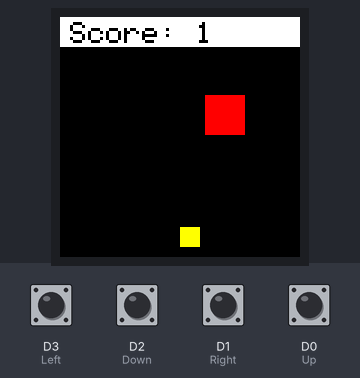
Bench run of a sketch on a simulated ESP8266 (NodeMCU). On the bench: 240×240 colour display. The test bench sets the inputs (shaded band); at power-on: D0 (Up), D1 (Right), D2 (Down), D3 (Left) HIGH. Random numbers use the default seed unless the sketch sets one.

Above: at 1.4 s.
1.5 s: D1 (Right) pulled LOW for 1 s
At 2.2 s:
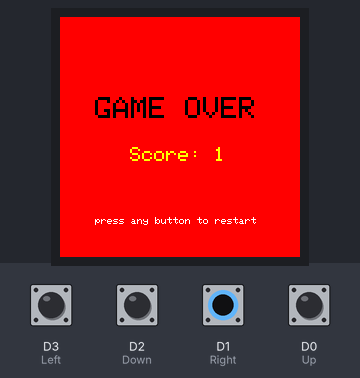
3.1 s: D3 (Left) pulled LOW for 1 s
At 3.41 s:
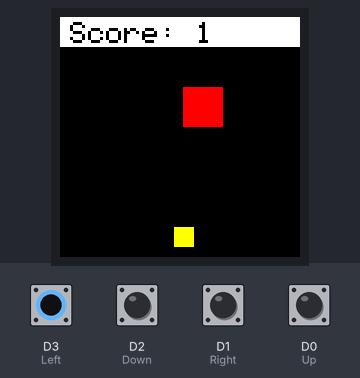
4.7 s: D2 (Down) pulled LOW for 0.15 s
At 4.92 s:
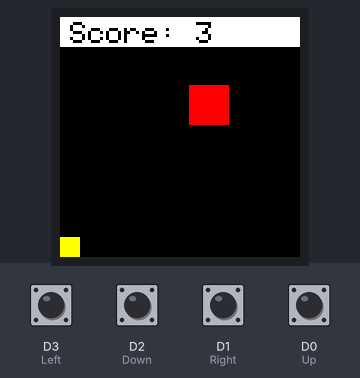
5.4 s: D0 (Up) pulled LOW for 0.15 s
At 5.83 s:
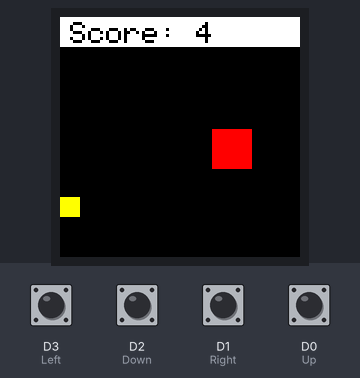
6.1 s: D2 (Down) pulled LOW for 1 s
At 6.43 s:
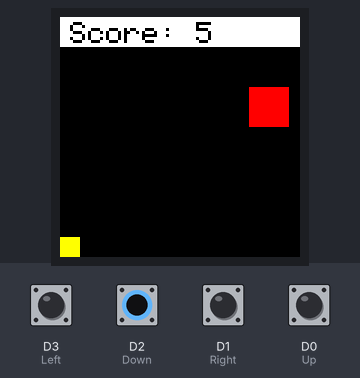
7.7 s: D1 (Right) pulled LOW for 0.15 s
At 7.94 s:
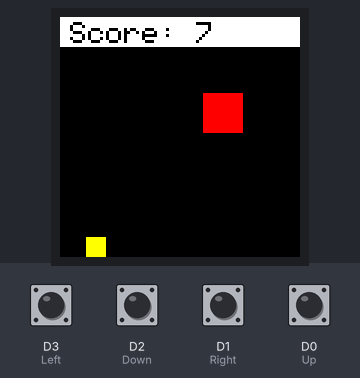
Timing chart, 0 to 9.4 s (numbered marks = the images above; inputs shaded):
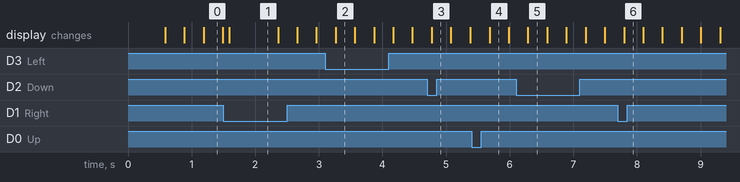

Measured:
- what the display in image 1 shows lasts 0.8 s, from 1.6 s to 2.4 s

The sketch:

DodgeBlocks.ino
```cpp
#include <Adafruit_GFX.h>
#include <Adafruit_ST7789.h>
#include <SPI.h>

#define TFT_CS -1
#define TFT_DC D4
#define TFT_RST D5
Adafruit_ST7789 tft(TFT_CS, TFT_DC, TFT_RST);

#define Up D0
#define Right D1
#define Down D2
#define Left D3

bool gameOver = false;
int score = 0;

int playerX = 120;
int playerY = 210;

int blockY = 30;
int blockX = 0;

void drawScore(){
  tft.fillRect(0, 0, 240, 30, ST77XX_WHITE);
  tft.fillRect(0, 0, 120, 25, ST77XX_WHITE);
  tft.setCursor(10, 5);
  tft.setTextColor(ST77XX_BLACK);
  tft.setTextSize(3);
  tft.print("Score: ");
  tft.print(score);
}
void startGame(){
  gameOver = false;
  score = 0;
  playerX = 120;
  playerY = 210;

  tft.fillScreen(ST77XX_BLACK);
  drawScore();
  tft.fillRect(playerX, playerY, 20, 20, ST77XX_YELLOW);

  spawnBlock();
}
void setup() {
  randomSeed(micros());

  pinMode(Up, INPUT_PULLUP);
  pinMode(Right, INPUT_PULLUP);
  pinMode(Down, INPUT_PULLUP);
  pinMode(Left, INPUT_PULLUP);

  tft.init(240, 240, SPI_MODE3);
  tft.setRotation(3);
  tft.fillScreen(ST77XX_BLACK);

  startGame();

}
void loop() {
  if (gameOver){
    if (digitalRead(Up) == LOW || digitalRead(Right) == LOW || digitalRead(Down) == LOW || digitalRead(Left) == LOW){
      startGame();
    }
    return;
  }
  moveBlock();
  ifs();

  if (blockY >= 240){
    score++;
    drawScore();
    spawnBlock();
  }
}

void spawnBlock(){
  blockX = random(0, 200);
  blockY = 30;
}
void moveBlock(){
  tft.fillRect(blockX, blockY, 40, 2, ST77XX_BLACK);
  blockY += 2;

  tft.fillRect(playerX, playerY, 20, 20, ST77XX_YELLOW);
  tft.fillRect(blockX, blockY, 40, 40, ST77XX_RED);
  if (score < 50){
    delay(5);
  }
  else if (score >= 50 && score <= 99){
    delay(4);
  }
  else if (score >= 100){
    delay(3);
  }

}

void ifs(){
  if (digitalRead(Up) == LOW && playerY > 30){
    tft.fillRect(playerX, playerY + 18, 20, 2, ST77XX_BLACK);
    playerY -= 2;
    tft.fillRect(playerX, playerY, 20, 20, ST77XX_YELLOW);
  }
  if (digitalRead(Down) == LOW && playerY < 220){
    tft.fillRect(playerX, playerY, 20, 2, ST77XX_BLACK);
    playerY += 2;
    tft.fillRect(playerX, playerY, 20, 20, ST77XX_YELLOW);
  }
  if (digitalRead(Left) == LOW && playerX > 0){
    tft.fillRect(playerX + 18, playerY, 2, 20, ST77XX_BLACK);
    playerX -= 2;
    tft.fillRect(playerX, playerY, 20, 20, ST77XX_YELLOW);
  }
  if (digitalRead(Right) == LOW && playerX < 220){
    tft.fillRect(playerX, playerY, 2, 20, ST77XX_BLACK);
    playerX += 2;
    tft.fillRect(playerX, playerY, 20, 20, ST77XX_YELLOW);
  }

  if (playerX + 20 > blockX && playerX < blockX + 40 && playerY + 20 > blockY && playerY < blockY + 40){
    endGame();
    return;
  }

}

void endGame(){
  gameOver = true;

  tft.fillScreen(ST77XX_RED);
  tft.setCursor(35, 80);
  tft.setTextSize(3);
  tft.setTextColor(ST77XX_BLACK);
  tft.print("GAME OVER");

  tft.setCursor(70, 130);
  tft.setTextSize(2);
  tft.setTextColor(ST77XX_YELLOW);
  tft.print("Score: ");
  tft.print(score);

  tft.setCursor(35, 200);
  tft.setTextSize(1);
  tft.setTextColor(ST77XX_WHITE);
  tft.print("press any button to restart");

  delay(700);
}
```
